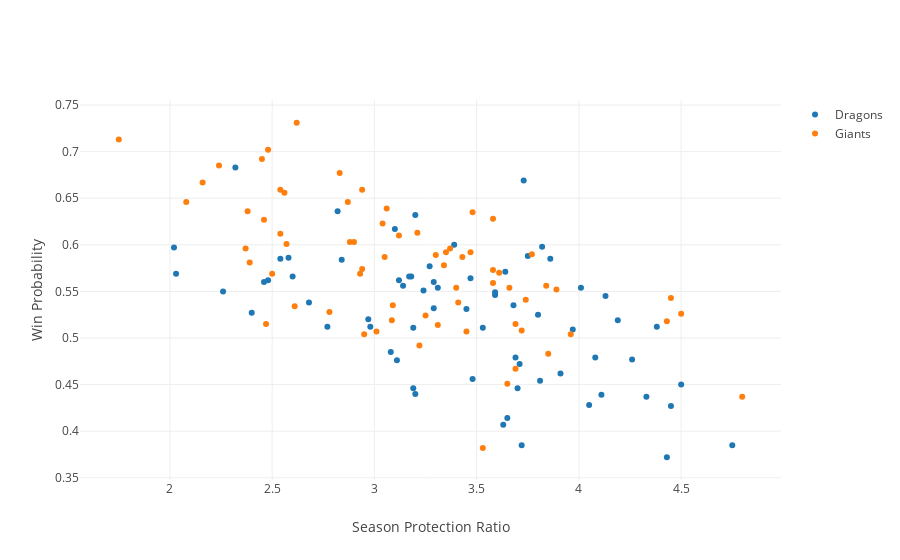

The code cell stored with this chart in its notebook:
### Markdown cell above
ん...？図を触れるぞ...

### Code cell
# Learn about API authentication here: https://plot.ly/pandas/getting-started
# Find your api_key here: https://plot.ly/settings/api

dragons = data_all[(data_all.Team.str.contains("ドラゴンズ"))]
giants = data_all[(data_all.Team.str.contains("ジャイアンツ"))]

fig = {
    'data': [
  		{
  			'x': dragons["Protection-Ratio"], 
        	'y': dragons["Win-Prob"], 
        	'text': dragons.Year, 
        	'mode': 'markers', 
        	'name': 'Dragons'},
        {
        	'x': giants["Protection-Ratio"], 
        	'y': giants["Win-Prob"], 
        	'text': giants.Year, 
        	'mode': 'markers', 
        	'name': 'Giants'}
    ],
    'layout': {
        'xaxis': {'title': 'Season Protection Ratio'},
        'yaxis': {'title': "Win Probability"}
    }
}

# IPython notebook
plotly.offline.iplot(fig)
